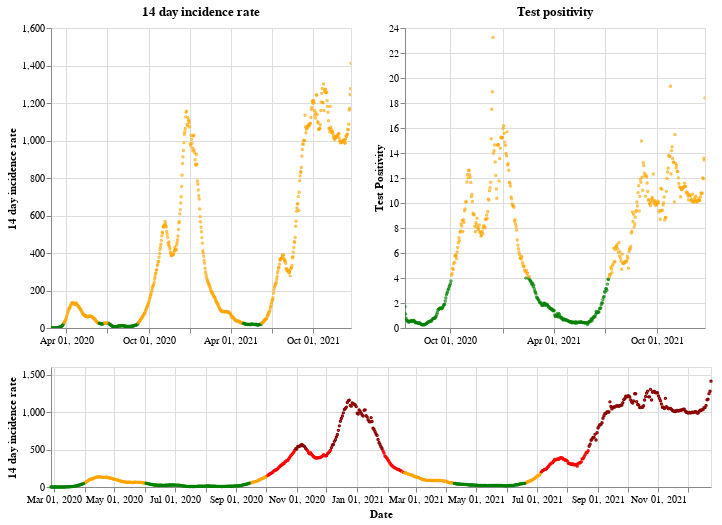

The notebook cell this image was saved under:
### Markdown cell above
## Wales

### Code cell
plot_traffic_light('Wales')

### Figure 1 — Vega-Lite specification as saved in the notebook (floating-point values rounded to 4 significant figures; data arrays with more than 128 entries replaced by an {"elided": "..."} marker saying what was removed)
{"config": {"view": {"continuousWidth": 400, "continuousHeight": 300}}, "vconcat": [{"hconcat": [{"mark": {"type": "point", "size": 2}, "encoding": {"color": {"condition": {"value": "green", "test": "(datum.twoWeeklyCasesRate <= 25)"}, "value": "orange"}, "tooltip": [{"type": "nominal", "field": "areaName"}, {"type": "temporal", "field": "date"}, {"type": "quantitative", "field": "twoWeeklyCasesRate"}, {"type": "quantitative", "field": "testPositivity"}], "x": {"type": "temporal", "axis": {"title": ""}, "field": "date", "scale": {"domain": {"selection": "DateBrush"}}, "timeUnit": "yearmonthdate"}, "y": {"type": "quantitative", "axis": {"title": "14 day incidence rate"}, "field": "twoWeeklyCasesRate"}}, "title": "14 day incidence rate", "width": 300}, {"mark": {"type": "point", "size": 2}, "encoding": {"color": {"condition": {"value": "green", "test": "(datum.testPositivity <= 4)"}, "value": "orange"}, "tooltip": [{"type": "nominal", "field": "areaName"}, {"type": "temporal", "field": "date"}, {"type": "quantitative", "field": "twoWeeklyCasesRate"}, {"type": "quantitative", "field": "testPositivity"}], "x": {"type": "temporal", "axis": {"title": ""}, "field": "date", "scale": {"domain": {"selection": "DateBrush"}}, "timeUnit": "yearmonthdate"}, "y": {"type": "quantitative", "axis": {"title": "Test Positivity"}, "field": "testPositivity"}}, "title": "Test positivity", "width": 300}]}, {"layer": [{"mark": {"type": "point", "size": 2}, "encoding": {"color": {"condition": {"value": "orange", "test": "(((datum.testPositivity < 4) && (datum.twoWeeklyCasesRate >= 50)) && (datum.twoWeeklyCasesRate < 200))"}, "value": "red"}, "opacity": {"condition": {"value": 1, "test": "((datum.twoWeeklyCasesRate >= 50) && (datum.twoWeeklyCasesRate < 500))"}, "value": 0}, "tooltip": [{"type": "nominal", "field": "areaName"}, {"type": "temporal", "field": "date"}, {"type": "quantitative", "field": "twoWeeklyCasesRate"}, {"type": "quantitative", "field": "testPositivity"}], "x": {"type": "temporal", "axis": {"title": "Date"}, "field": "date", "timeUnit": "yearmonthdate"}, "y": {"type": "quantitative", "axis": {"title": "14 day incidence rate"}, "field": "twoWeeklyCasesRate"}}, "selection": {"DateBrush": {"type": "interval", "encodings": ["x"], "fields": ["Time"]}}}, {"mark": {"type": "point", "size": 2}, "encoding": {"color": {"value": "darkred"}, "opacity": {"condition": {"value": 1, "test": "(datum.twoWeeklyCasesRate >= 500)"}, "value": 0}, "tooltip": [{"type": "nominal", "field": "areaName"}, {"type": "temporal", "field": "date"}, {"type": "quantitative", "field": "twoWeeklyCasesRate"}, {"type": "quantitative", "field": "testPositivity"}], "x": {"type": "temporal", "axis": {"title": "Date"}, "field": "date", "timeUnit": "yearmonthdate"}, "y": {"type": "quantitative", "axis": {"title": "14 day incidence rate"}, "field": "twoWeeklyCasesRate"}}}, {"mark": {"type": "point", "size": 2}, "encoding": {"color": {"condition": {"value": "green", "test": "((datum.testPositivity < 4) && (datum.twoWeeklyCasesRate < 50))"}, "value": "orange"}, "opacity": {"condition": {"value": 1, "test": "(datum.twoWeeklyCasesRate < 50)"}, "value": 0}, "tooltip": [{"type": "nominal", "field": "areaName"}, {"type": "temporal", "field": "date"}, {"type": "quantitative", "field": "twoWeeklyCasesRate"}, {"type": "quantitative", "field": "testPositivity"}], "x": {"type": "temporal", "axis": {"title": "Date"}, "field": "date", "timeUnit": "yearmonthdate"}, "y": {"type": "quantitative", "axis": {"title": "14 day incidence rate"}, "field": "twoWeeklyCasesRate"}}}], "height": 120, "width": 660}], "data": {"name": "data-75b53e80de70c7b4ab885eaf6d346b48"}, "$schema": "https://vega.github.io/schema/vega-lite/v4.8.1.json", "datasets": {"data-75b53e80de70c7b4ab885eaf6d346b48": {"elided": "667 records"}}}
